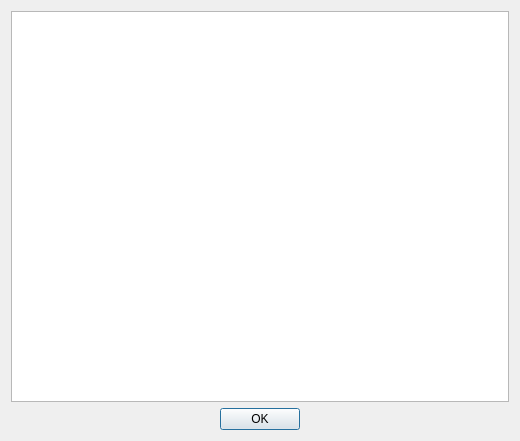
<?xml version="1.0" encoding="UTF-8"?>
<ui version="4.0">
 <class>Updates</class>
 <widget class="QDialog" name="Updates">
  <property name="geometry">
   <rect>
    <x>0</x>
    <y>0</y>
    <width>520</width>
    <height>441</height>
   </rect>
  </property>
  <property name="windowTitle">
   <string>Dialog</string>
  </property>
  <property name="windowIcon">
   <iconset resource="res_table2dbf.qrc">
    <normaloff>:/main/logo.png</normaloff>:/main/logo.png</iconset>
  </property>
  <layout class="QVBoxLayout" name="verticalLayout">
   <item>
    <widget class="QTableWidget" name="tableWidget"/>
   </item>
   <item>
    <widget class="QDialogButtonBox" name="buttonBox">
     <property name="orientation">
      <enum>Qt::Horizontal</enum>
     </property>
     <property name="standardButtons">
      <set>QDialogButtonBox::Ok</set>
     </property>
     <property name="centerButtons">
      <bool>true</bool>
     </property>
    </widget>
   </item>
  </layout>
 </widget>
 <resources>
  <include location="res_table2dbf.qrc"/>
 </resources>
 <connections>
  <connection>
   <sender>buttonBox</sender>
   <signal>accepted()</signal>
   <receiver>Updates</receiver>
   <slot>accept()</slot>
   <hints>
    <hint type="sourcelabel">
     <x>248</x>
     <y>254</y>
    </hint>
    <hint type="destinationlabel">
     <x>157</x>
     <y>274</y>
    </hint>
   </hints>
  </connection>
  <connection>
   <sender>buttonBox</sender>
   <signal>rejected()</signal>
   <receiver>Updates</receiver>
   <slot>reject()</slot>
   <hints>
    <hint type="sourcelabel">
     <x>316</x>
     <y>260</y>
    </hint>
    <hint type="destinationlabel">
     <x>286</x>
     <y>274</y>
    </hint>
   </hints>
  </connection>
 </connections>
</ui>
